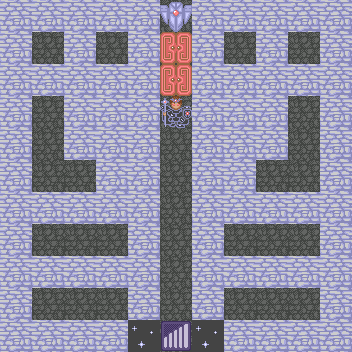

This game map was drawn from its Tiled (.tmx) file and the tilesets committed beside it. A one-line description and the trimmed map source follow:
An orthogonal 11x11 tile map with 32x32 px tiles, 5 tile layers (floor, prop, enemy, door, ...), 1 hidden layer not drawn, 5 tilesets.

<map version="1.0" orientation="orthogonal" renderorder="right-down" width="11" height="11" tilewidth="32" tileheight="32" nextobjectid="1">
 <tileset firstgid="1" name="terrain" tilewidth="32" tileheight="32">
  <image source="terrain.png" width="128" height="128" />
 </tileset>
 <tileset firstgid="17" name="enemy" tilewidth="32" tileheight="32">
  <image source="enemy.png" width="128" height="2048" />
 </tileset>
 <tileset firstgid="273" name="door" tilewidth="32" tileheight="32">
  <image source="door.png" width="128" height="256" />
 </tileset>
 <tileset firstgid="305" name="item" tilewidth="32" tileheight="32">
  <image source="item.png" width="128" height="512" />
 </tileset>
 <tileset firstgid="369" name="npc" tilewidth="32" tileheight="32">
  <image source="npc.png" width="128" height="288" />
 </tileset>
 <layer name="floor" width="11" height="11">
  <data>[121 cells, 121 non-empty, 1 distinct tile ids]</data>
 </layer>
 <layer name="prop" width="11" height="11">
  <data>[121 cells, 1 non-empty, 1 distinct tile ids]</data>
 </layer>
 <layer name="enemy" width="11" height="11">
  <data>[121 cells, 1 non-empty, 1 distinct tile ids]</data>
 </layer>
 <layer name="NPC" width="11" height="11" visible="0">
  <data>[121 cells, 0 non-empty, 0 distinct tile ids]</data>
 </layer>
 <layer name="door" width="11" height="11">
  <data>[121 cells, 3 non-empty, 2 distinct tile ids]</data>
 </layer>
 <layer name="wall" width="11" height="11">
  <data>[121 cells, 86 non-empty, 2 distinct tile ids]</data>
 </layer>
</map>
